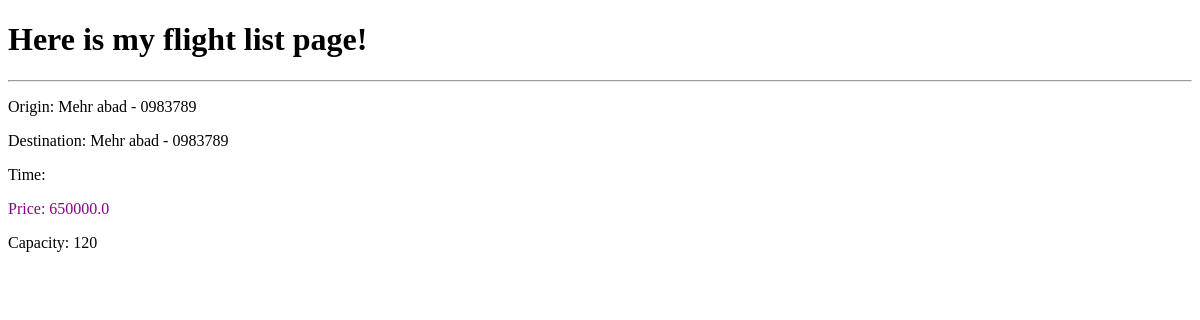
Before: /flights/list with the older database file.
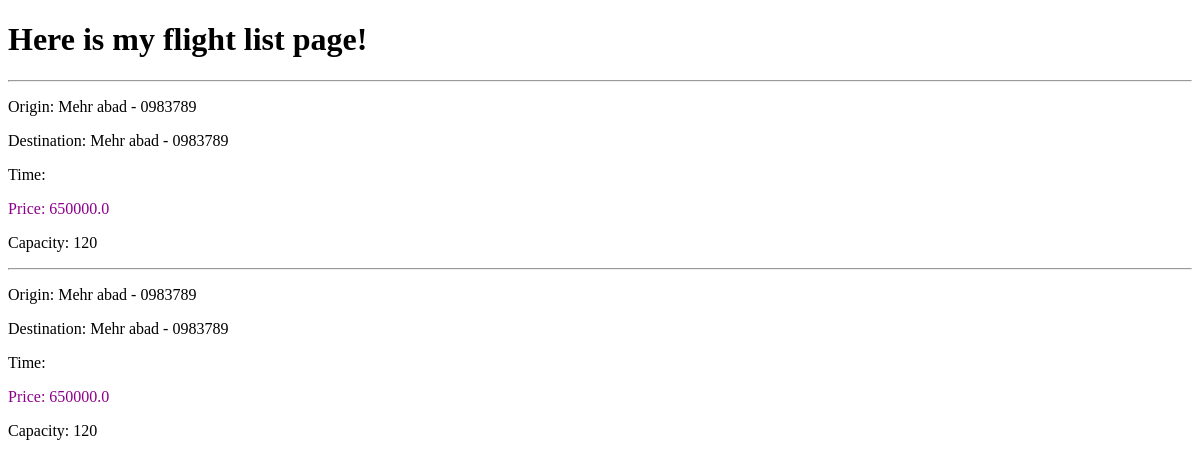
After: the same page with the newer database file.
### flights/models.py (models this page shows, shortened)
class Flight(models.Model):
    origin = models.ForeignKey(Airport, on_delete=models.CASCADE)
    destination =  models.ForeignKey(Airport, on_delete=models.CASCADE, related_name= "ariport_1")
    name = models.CharField(max_length=100)
    number = models.CharField(max_length=100)
    capacity = models.IntegerField()
    price = models.FloatField(help_text= "In rial")
    class Meta:
        verbose_name = "Kelaasor Flight"

class Airport(models.Model):
    name = models.CharField(max_length=100)
    No = models.CharField(max_length=100)
    city = models.CharField(max_length=100)
    address = models.TextField(max_length=300)
    phone_number = models.IntegerField()
    open_time = models.TimeField()
    close_time = models.TimeField()
    def __str__(self) -> str:
        return "{} - {}" .format(self.name, self.No)

### flights/views.py (the view)
# urls.py: path('list', list, name='list')
def list (request):
    flights = Flight.objects.all()
    f_list = {
        'flights' : flights
    }
    return render (request, 'flights/list.html', context=f_list)

### media/templates/flights/list.html (shortened to what this page needs)
<!DOCTYPE html>
<html lang="en">
<head>
</head>
<body>
    <h1 styrle="color: red">Here is my flight list page!</h1>
    {% for item in flights %}
        <hr>
        <p>Origin: {{ item.origin }}</p>
        <p>Destination: {{ item.destination }}</p>
        <p>Time: {{ item.time}}</p>
        <p style="color: darkmagenta;">Price: {{ item.price }}</p>
        <p>Capacity: {{ item.capacity}}</p>
    {% endfor %}
</body>
</html>

Changed rows visible on the page:
added Flight: origin "Mehr abad - 0983789", destination "Mehr abad - 0983789", price "650000.0", capacity "120"
